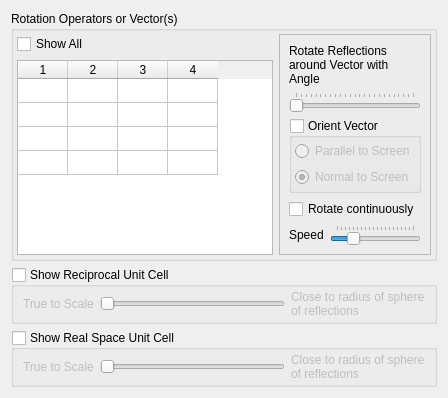
                  <widget class="QWidget" name="tab_5">
                   <attribute name="title">
                    <string>Vectors</string>
                   </attribute>
                   <layout class="QGridLayout" name="gridLayout_14">
                    <item row="0" column="0">
                     <widget class="QGroupBox" name="RotationVectorsBox">
                      <property name="sizePolicy">
                       <sizepolicy hsizetype="Preferred" vsizetype="MinimumExpanding">
                        <horstretch>0</horstretch>
                        <verstretch>0</verstretch>
                       </sizepolicy>
                      </property>
                      <property name="maximumSize">
                       <size>
                        <width>16777215</width>
                        <height>16777215</height>
                       </size>
                      </property>
                      <property name="title">
                       <string>Rotation Operators or Vector(s)</string>
                      </property>
                      <property name="checkable">
                       <bool>false</bool>
                      </property>
                      <layout class="QGridLayout" name="gridLayout_8">
                       <property name="leftMargin">
                        <number>3</number>
                       </property>
                       <property name="topMargin">
                        <number>3</number>
                       </property>
                       <property name="rightMargin">
                        <number>3</number>
                       </property>
                       <property name="bottomMargin">
                        <number>3</number>
                       </property>
                       <item row="1" column="0">
                        <widget class="QTableWidget" name="vectortable2">
                         <property name="sizePolicy">
                          <sizepolicy hsizetype="Expanding" vsizetype="Preferred">
                           <horstretch>3</horstretch>
                           <verstretch>3</verstretch>
                          </sizepolicy>
                         </property>
                         <property name="toolTip">
                          <string>&lt;html&gt;&lt;head/&gt;&lt;body&gt;&lt;p&gt;Tick checkboxes to draw the rotation axes defined by the space group.&lt;br/&gt;Enter additional vectors from origin defined either as axes of rotation operators, plain reciprocal coordinates (as hkl) or plain real space fractional coordinates (as abc).&lt;br/&gt;To enter a new vector, first override the &amp;quot;new vector&amp;quot; name with a preferred name. Then enter the definition of the vector in either the &amp;quot;rotation&amp;quot;, the &amp;quot;as hkl&amp;quot; or the &amp;quot;as abc&amp;quot; column.&lt;/p&gt;&lt;/body&gt;&lt;/html&gt;</string>
                         </property>
                         <property name="verticalScrollMode">
                          <enum>QAbstractItemView::ScrollPerPixel</enum>
                         </property>
                         <property name="horizontalScrollMode">
                          <enum>QAbstractItemView::ScrollPerPixel</enum>
                         </property>
                         <property name="wordWrap">
                          <bool>false</bool>
                         </property>
                         <property name="rowCount">
                          <number>4</number>
                         </property>
                         <property name="columnCount">
                          <number>4</number>
                         </property>
                         <attribute name="horizontalHeaderCascadingSectionResizes">
                          <bool>true</bool>
                         </attribute>
                         <attribute name="horizontalHeaderDefaultSectionSize">
                          <number>50</number>
                         </attribute>
                         <attribute name="verticalHeaderVisible">
                          <bool>false</bool>
                         </attribute>
                         <attribute name="verticalHeaderMinimumSectionSize">
                          <number>10</number>
                         </attribute>
                         <attribute name="verticalHeaderDefaultSectionSize">
                          <number>24</number>
                         </attribute>
                         <row/>
                         <row/>
                         <row/>
                         <row/>
                         <column/>
                         <column/>
                         <column/>
                         <column/>
                        </widget>
                       </item>
                       <item row="0" column="0">
                        <widget class="QCheckBox" name="ShowAllVectorsBtn">
                         <property name="text">
                          <string>Show All</string>
                         </property>
                         <property name="tristate">
                          <bool>true</bool>
                         </property>
                        </widget>
                       </item>
                       <item row="0" column="1" rowspan="2">
                        <widget class="QFrame" name="RotateAroundframe">
                         <property name="sizePolicy">
                          <sizepolicy hsizetype="Expanding" vsizetype="Minimum">
                           <horstretch>1</horstretch>
                           <verstretch>0</verstretch>
                          </sizepolicy>
                         </property>
                         <property name="frameShape">
                          <enum>QFrame::StyledPanel</enum>
                         </property>
                         <property name="frameShadow">
                          <enum>QFrame::Raised</enum>
                         </property>
                         <layout class="QGridLayout" name="gridLayout_18">
                          <item row="0" column="0" colspan="2">
                           <widget class="QLabel" name="rotavecangle_labeltxt">
                            <property name="sizePolicy">
                             <sizepolicy hsizetype="Minimum" vsizetype="Minimum">
                              <horstretch>0</horstretch>
                              <verstretch>0</verstretch>
                             </sizepolicy>
                            </property>
                            <property name="minimumSize">
                             <size>
                              <width>120</width>
                              <height>0</height>
                             </size>
                            </property>
                            <property name="text">
                             <string>Rotate Reflections around Vector with Angle</string>
                            </property>
                            <property name="wordWrap">
                             <bool>true</bool>
                            </property>
                           </widget>
                          </item>
                          <item row="1" column="0" colspan="2">
                           <widget class="QSlider" name="rotavecangle_slider">
                            <property name="sizePolicy">
                             <sizepolicy hsizetype="Minimum" vsizetype="MinimumExpanding">
                              <horstretch>0</horstretch>
                              <verstretch>0</verstretch>
                             </sizepolicy>
                            </property>
                            <property name="minimumSize">
                             <size>
                              <width>120</width>
                              <height>0</height>
                             </size>
                            </property>
                            <property name="toolTip">
                             <string>&lt;html&gt;&lt;head/&gt;&lt;body&gt;&lt;p&gt;If just one vector is drawn the reflections can be rotated to a particular angle around that vector.&lt;/p&gt;&lt;/body&gt;&lt;/html&gt;</string>
                            </property>
                            <property name="maximum">
                             <number>720</number>
                            </property>
                            <property name="pageStep">
                             <number>20</number>
                            </property>
                            <property name="orientation">
                             <enum>Qt::Horizontal</enum>
                            </property>
                            <property name="tickPosition">
                             <enum>QSlider::TicksAbove</enum>
                            </property>
                            <property name="tickInterval">
                             <number>30</number>
                            </property>
                           </widget>
                          </item>
                          <item row="2" column="0" colspan="2">
                           <widget class="QGroupBox" name="AlignVectorGroupBox">
                            <property name="enabled">
                             <bool>true</bool>
                            </property>
                            <property name="sizePolicy">
                             <sizepolicy hsizetype="Preferred" vsizetype="Minimum">
                              <horstretch>0</horstretch>
                              <verstretch>0</verstretch>
                             </sizepolicy>
                            </property>
                            <property name="toolTip">
                             <string>&lt;html&gt;&lt;head/&gt;&lt;body&gt;&lt;p&gt;If just one vector is drawn it can be oriented together with the reflections by ticking this checkbox.&lt;/p&gt;&lt;/body&gt;&lt;/html&gt;</string>
                            </property>
                            <property name="title">
                             <string>Orient Vector</string>
                            </property>
                            <property name="checkable">
                             <bool>true</bool>
                            </property>
                            <property name="checked">
                             <bool>false</bool>
                            </property>
                            <layout class="QGridLayout" name="gridLayout_17">
                             <property name="leftMargin">
                              <number>3</number>
                             </property>
                             <property name="topMargin">
                              <number>3</number>
                             </property>
                             <property name="rightMargin">
                              <number>3</number>
                             </property>
                             <property name="bottomMargin">
                              <number>3</number>
                             </property>
                             <item row="0" column="0">
                              <widget class="QRadioButton" name="AlignParallelBtn">
                               <property name="text">
                                <string>Parallel to Screen</string>
                               </property>
                              </widget>
                             </item>
                             <item row="1" column="0">
                              <widget class="QRadioButton" name="AlignNormalBtn">
                               <property name="text">
                                <string>Normal to Screen</string>
                               </property>
                               <property name="checked">
                                <bool>true</bool>
                               </property>
                              </widget>
                             </item>
                            </layout>
                           </widget>
                          </item>
                          <item row="3" column="0" colspan="2">
                           <widget class="QCheckBox" name="AnimaRotCheckBox">
                            <property name="sizePolicy">
                             <sizepolicy hsizetype="Minimum" vsizetype="MinimumExpanding">
                              <horstretch>0</horstretch>
                              <verstretch>0</verstretch>
                             </sizepolicy>
                            </property>
                            <property name="toolTip">
                             <string>&lt;html&gt;&lt;head/&gt;&lt;body&gt;&lt;p&gt;If just one vector is drawn the reflections can be rotated continuously around that vector.&lt;/p&gt;&lt;/body&gt;&lt;/html&gt;</string>
                            </property>
                            <property name="text">
                             <string>Rotate continuously</string>
                            </property>
                           </widget>
                          </item>
                          <item row="4" column="0">
                           <widget class="QLabel" name="label_8">
                            <property name="text">
                             <string>Speed</string>
                            </property>
                           </widget>
                          </item>
                          <item row="4" column="1">
                           <widget class="QSlider" name="AnimateSpeedSlider">
                            <property name="minimum">
                             <number>1</number>
                            </property>
                            <property name="maximum">
                             <number>20</number>
                            </property>
                            <property name="pageStep">
                             <number>1</number>
                            </property>
                            <property name="value">
                             <number>5</number>
                            </property>
                            <property name="sliderPosition">
                             <number>5</number>
                            </property>
                            <property name="orientation">
                             <enum>Qt::Horizontal</enum>
                            </property>
                            <property name="tickPosition">
                             <enum>QSlider::TicksAbove</enum>
                            </property>
                            <property name="tickInterval">
                             <number>1</number>
                            </property>
                           </widget>
                          </item>
                         </layout>
                        </widget>
                       </item>
                      </layout>
                     </widget>
                    </item>
                    <item row="1" column="0">
                     <widget class="QGroupBox" name="DrawReciprocUnitCellBox">
                      <property name="toolTip">
                       <string>&lt;html&gt;&lt;head/&gt;&lt;body&gt;&lt;p&gt;The reciprocal unit cell spanning a*,b*,c* from (0,0,0) to (1,1,1) is located in the centre of the displayed reflections. and is therefore quite small. Adjust the slider to scale its outline to become compatible with the sphere of displayed reflections.&lt;/p&gt;&lt;/body&gt;&lt;/html&gt;</string>
                      </property>
                      <property name="title">
                       <string>Show Reciprocal Unit Cell</string>
                      </property>
                      <property name="checkable">
                       <bool>true</bool>
                      </property>
                      <property name="checked">
                       <bool>false</bool>
                      </property>
                      <layout class="QGridLayout" name="gridLayout_15">
                       <property name="topMargin">
                        <number>3</number>
                       </property>
                       <property name="bottomMargin">
                        <number>3</number>
                       </property>
                       <item row="0" column="0">
                        <widget class="QLabel" name="label_2">
                         <property name="sizePolicy">
                          <sizepolicy hsizetype="Preferred" vsizetype="Preferred">
                           <horstretch>0</horstretch>
                           <verstretch>0</verstretch>
                          </sizepolicy>
                         </property>
                         <property name="text">
                          <string>True to Scale</string>
                         </property>
                         <property name="wordWrap">
                          <bool>true</bool>
                         </property>
                        </widget>
                       </item>
                       <item row="0" column="1">
                        <widget class="QSlider" name="reciprocunitcellslider">
                         <property name="sizePolicy">
                          <sizepolicy hsizetype="Expanding" vsizetype="Fixed">
                           <horstretch>0</horstretch>
                           <verstretch>0</verstretch>
                          </sizepolicy>
                         </property>
                         <property name="minimum">
                          <number>0</number>
                         </property>
                         <property name="maximum">
                          <number>100</number>
                         </property>
                         <property name="orientation">
                          <enum>Qt::Horizontal</enum>
                         </property>
                        </widget>
                       </item>
                       <item row="0" column="2">
                        <widget class="QLabel" name="label_4">
                         <property name="text">
                          <string>Close to radius of sphere of reflections</string>
                         </property>
                         <property name="wordWrap">
                          <bool>true</bool>
                         </property>
                        </widget>
                       </item>
                      </layout>
                     </widget>
                    </item>
                    <item row="2" column="0">
                     <widget class="QGroupBox" name="DrawRealUnitCellBox">
                      <property name="toolTip">
                       <string>&lt;html&gt;&lt;head/&gt;&lt;body&gt;&lt;p&gt;The real space unit cell is often much larger than the sphere of displayed reflections. Adjust the slider to scale its outline to become compatible with the sphere of displayed reflections.&lt;/p&gt;&lt;/body&gt;&lt;/html&gt;</string>
                      </property>
                      <property name="title">
                       <string>Show Real Space Unit Cell</string>
                      </property>
                      <property name="checkable">
                       <bool>true</bool>
                      </property>
                      <property name="checked">
                       <bool>false</bool>
                      </property>
                      <layout class="QGridLayout" name="gridLayout_26">
                       <property name="topMargin">
                        <number>3</number>
                       </property>
                       <property name="bottomMargin">
                        <number>3</number>
                       </property>
                       <item row="0" column="0">
                        <widget class="QLabel" name="label_6">
                         <property name="text">
                          <string>True to Scale</string>
                         </property>
                         <property name="wordWrap">
                          <bool>true</bool>
                         </property>
                        </widget>
                       </item>
                       <item row="0" column="1">
                        <widget class="QSlider" name="unitcellslider">
                         <property name="minimum">
                          <number>0</number>
                         </property>
                         <property name="maximum">
                          <number>100</number>
                         </property>
                         <property name="orientation">
                          <enum>Qt::Horizontal</enum>
                         </property>
                        </widget>
                       </item>
                       <item row="0" column="2">
                        <widget class="QLabel" name="label_5">
                         <property name="text">
                          <string>Close to radius of sphere of reflections</string>
                         </property>
                         <property name="wordWrap">
                          <bool>true</bool>
                         </property>
                        </widget>
                       </item>
                      </layout>
                     </widget>
                    </item>
                   </layout>
                  </widget>
